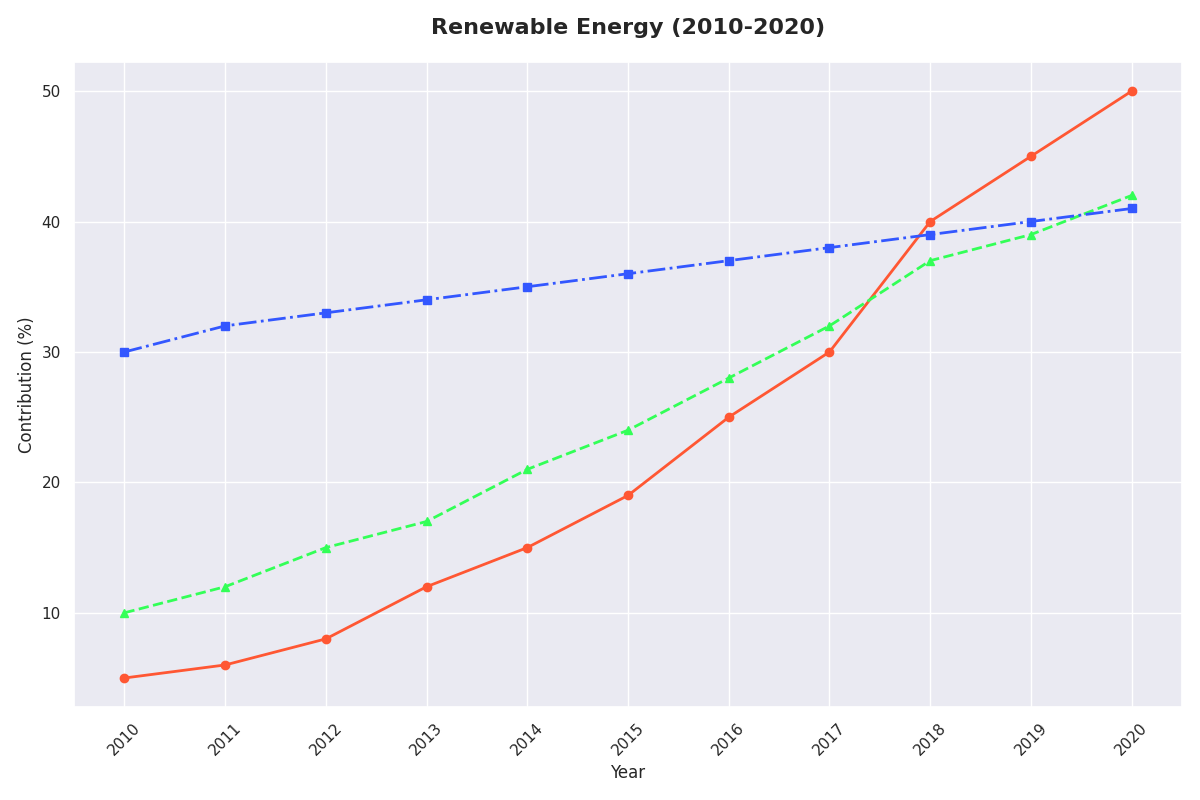

Here is the Python script that generated this plot:
import matplotlib.pyplot as plt
import numpy as np

years = np.arange(2010, 2021)

solar_power = [5, 6, 8, 12, 15, 19, 25, 30, 40, 45, 50]
wind_energy = [10, 12, 15, 17, 21, 24, 28, 32, 37, 39, 42]
hydroelectric_power = [30, 32, 33, 34, 35, 36, 37, 38, 39, 40, 41]

plt.figure(figsize=(12, 8))

new_colors = ['#FF5733', '#33FF57', '#3357FF']

plt.plot(years, solar_power, marker='o', linestyle='-', color=new_colors[0], linewidth=2)
plt.plot(years, wind_energy, marker='^', linestyle='--', color=new_colors[1], linewidth=2)
plt.plot(years, hydroelectric_power, marker='s', linestyle='-.', color=new_colors[2], linewidth=2)

plt.title('Renewable Energy (2010-2020)', fontsize=16, fontweight='bold', pad=20)
plt.xlabel('Year', fontsize=12)
plt.ylabel('Contribution (%)', fontsize=12)

plt.xticks(years, rotation=45)

plt.tight_layout()
plt.show()
